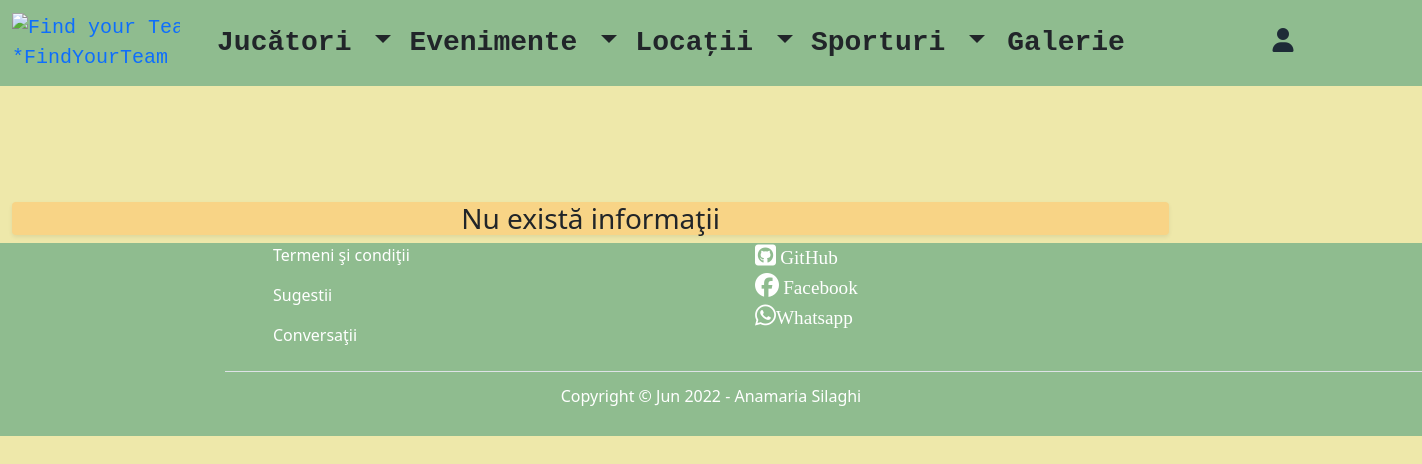
Before: /list-of-locations/ with the older database file.
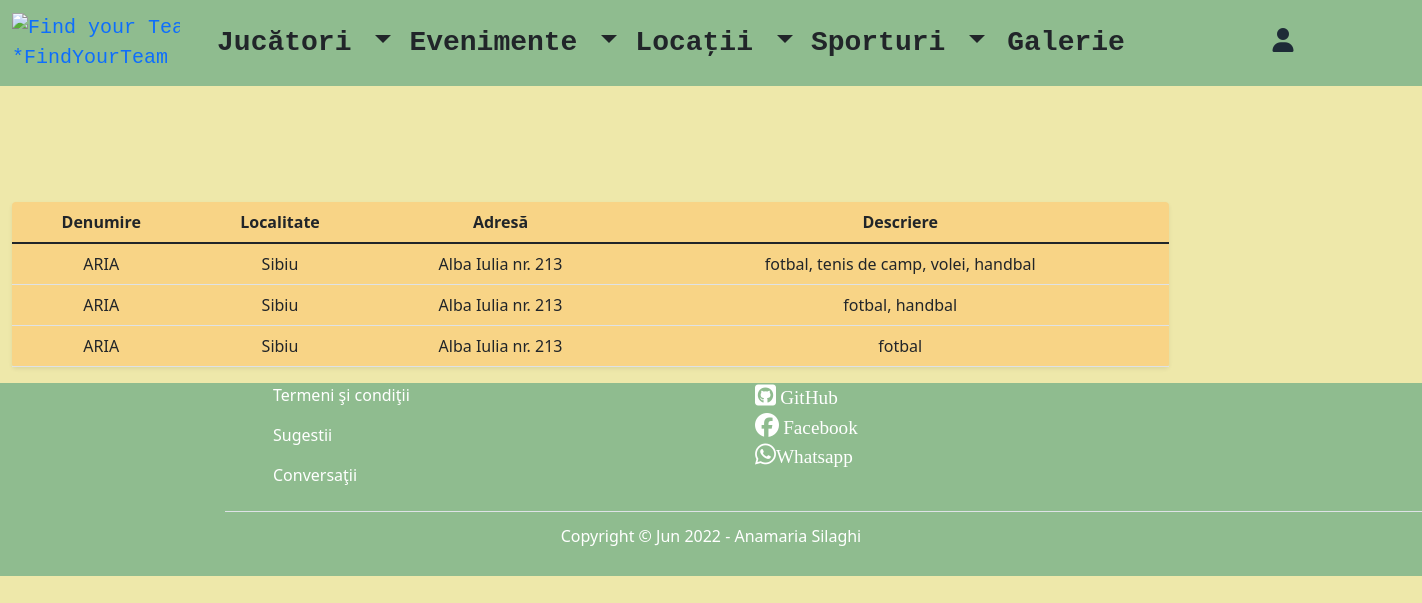
After: the same page with the newer database file.
### teams/models.py (models this page shows, shortened)
class Location(models.Model):
    nume = models.CharField(max_length=60)
    oras = models.CharField(max_length=20)
    adresa = models.CharField(max_length=30)
    descriere = models.TextField(max_length=1000)
    creat_in = models.DateTimeField(auto_now_add=True)
    actualizat_in = models.DateTimeField(auto_now=True)

### teams/views.py (the view)
# urls.py: path('list-of-locations/', views.LocationListView.as_view(), name='list_of_locations'),
class LocationListView(ListView):
    template_name = "location/list_of_locations.html"
    model = Location
    context_object_name = "all_locations"

### templates/location/list_of_locations.html (shortened to what this page needs)
{% extends 'base.html' %}
{% block content %}
       <div class="container-fluid">
        <div class="row g-5 mt-5 pt-5">
            <div class="col-md-10 offset-md-12">
                 <div class="shadow-sm text-center rounded" style="background-color: #F8D486; margin-top: 5%">
                {% if all_locations %}
                    <table class="table">
                        <thead>
                        <tr>
                            <th>Denumire</th>
                            <th>Localitate</th>
                            <th>Adresă</th>
                            <th>Descriere</th>
                        </tr>
                        </thead>
                        <tbody>
                        {% for location in all_locations %}
                            <tr>
                                <td>{{ location.nume }}</td>
                                <td>{{ location.oras }}</td>
                                <td>{{ location.adresa }} </td>
                                <td>{{ location.descriere }} </td>
                            </tr>
                        {% endfor %}
                        </tbody>
                    </table>
                {% else %}
                    <h3 class="text-center">Nu există informaţii</h3>
                {% endif %}
            </div>
        </div>
    </div>
{% endblock %}

Changed rows visible on the page:
added Location: nume "ARIA", oras "Sibiu", adresa "Alba Iulia nr. 213", descriere "fotbal, tenis de camp, volei, handbal"
added Location: nume "ARIA", oras "Sibiu", adresa "Alba Iulia nr. 213", descriere "fotbal, handbal"
added Location: nume "ARIA", oras "Sibiu", adresa "Alba Iulia nr. 213", descriere "fotbal"
Other visible differences:
text no longer shown: "Nu există informaţii"
text now shown: "Denumire Localitate Adresă Descriere"
